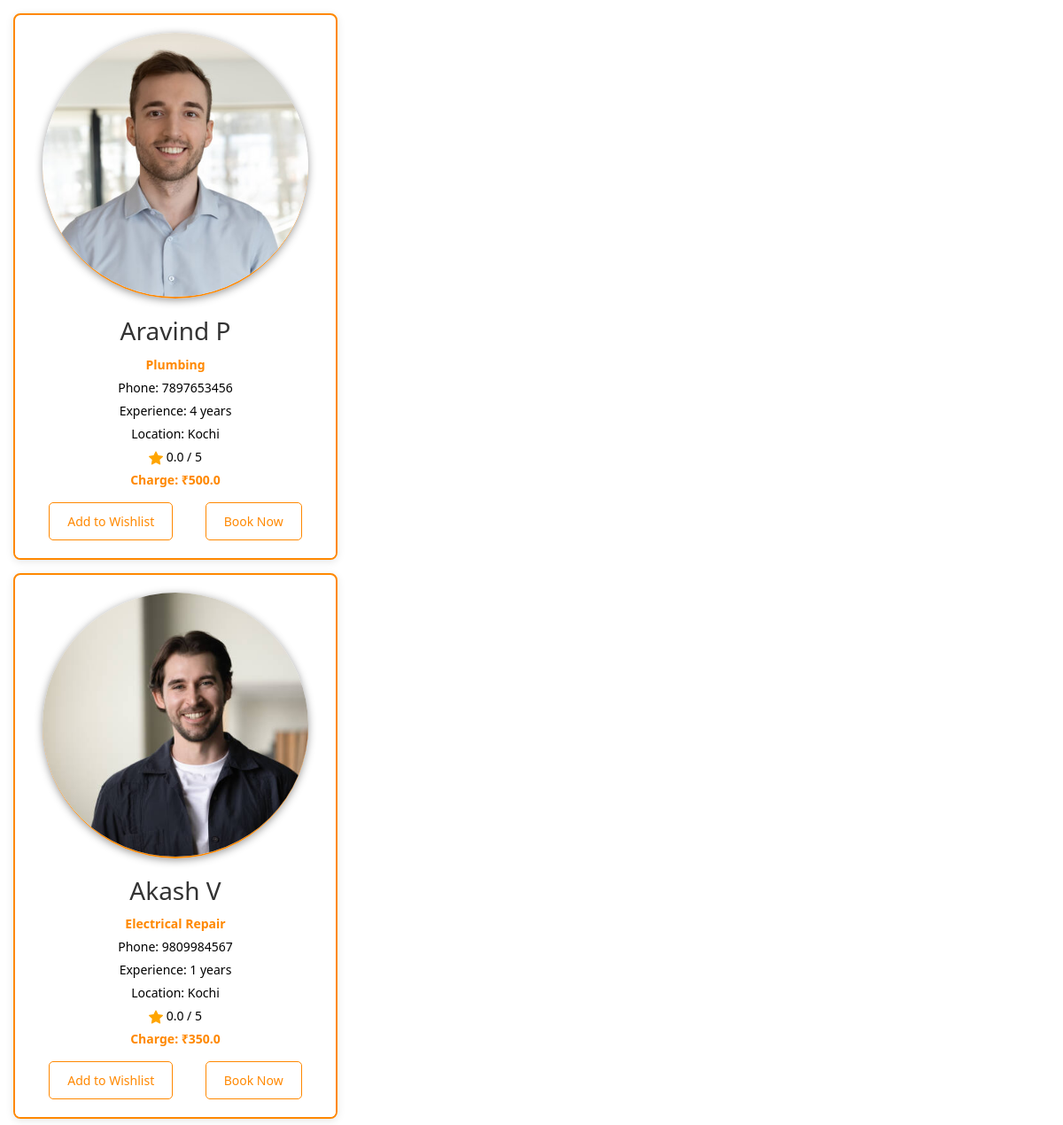
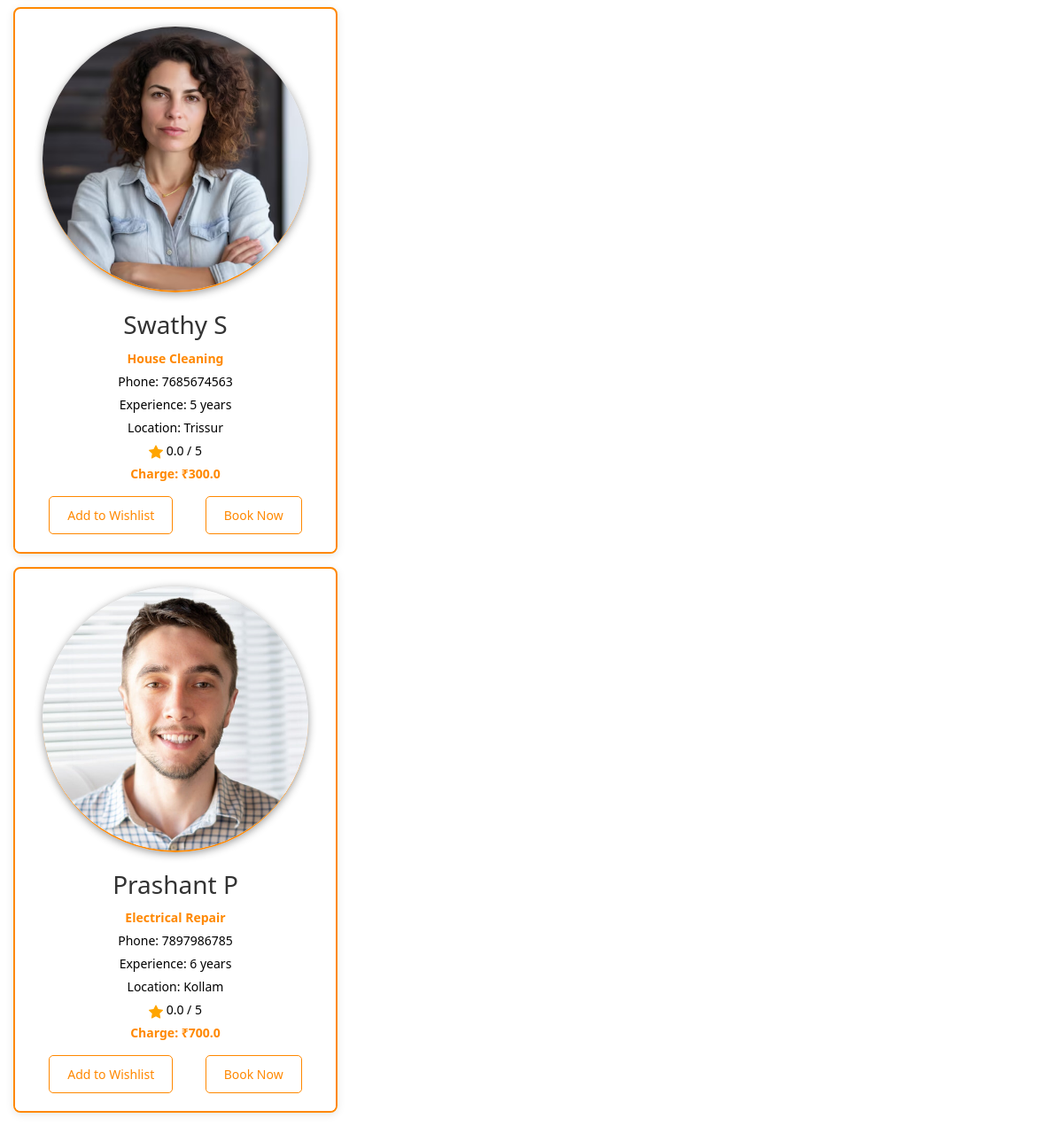
/filter_by_location/, run on the app's committed database (2 pictures, top to bottom).
### app/models.py (models this page shows, shortened)
class ServiceProvider(models.Model):
    category = models.ForeignKey(Category, on_delete=models.CASCADE)
    profile = models.FileField()
    name = models.TextField()
    phone = models.IntegerField(unique=True)
    experience = models.IntegerField()
    availability = models.BooleanField(default=True)
    rating = models.FloatField(default=0.0)
    location = models.TextField()
    des = models.TextField()
    charge = models.FloatField()
    working_hours = models.TextField()

class Category(models.Model):
    category = models.TextField()
    img = models.FileField()

### app/views.py (the view)
# urls.py: path('filter_by_location/', views.filter_by_location, name='filter_by_location'),
def filter_by_location(request):
    location = request.GET.get('location', None)
    providers = ServiceProvider.objects.filter(location__iexact=location) if location else ServiceProvider.objects.all()
    locations = ServiceProvider.objects.values_list('location', flat=True).distinct()
    locations = sorted(set(loc.capitalize() for loc in locations if loc))
    return render(request, 'partials/provider_list.html', {
        'providers': providers,
        'locations': locations,
    })

### templates/partials/provider_list.html (shortened to what this page needs)
<!DOCTYPE html>
<html lang="en">
<head>
    {% load static %}
    <link rel="stylesheet" href="{% static 'css/home_style.css' %}">
    <link href="https://cdn.jsdelivr.net/npm/bootstrap@5.3.3/dist/css/bootstrap.min.css" rel="stylesheet">
</head>
<body>
    {% if providers %}
    {% for provider in providers %}
        <div class="provider-card">
            <a style="text-decoration:none; color:black;" href="view_details/{{provider.pk}}">
            <img src="{{ provider.profile.url }}" alt="{{ provider.name }}">
            <div class="provider-card-content">
                <h3>{{ provider.name }}</h3>
                <p class="category">{{ provider.category.category }}</p>
                <p>Phone: {{ provider.phone }}</p>
                <p>Experience: {{ provider.experience }} years</p>
                <p>Location: {{ provider.location }}</p>
                <p> {{ provider.rating }} / 5</p>
                <p class="charge">Charge: ₹{{ provider.charge }}</p>
                <div class="btn-container">
                    <a href="addWishlist/{{provider.id}}" class="btn">Add to Wishlist</a>
                    <a href="book-now/{{provider.id}}" class="btn">Book Now</a>
                </div>
            </div>
        </a>
        </div>
    {% endfor %}
{% else %}
    <p style="text-align: center; width: 100%; font-size: 18px;">No providers available in this location.</p>
{% endif %}
</body>
</html>

### static/css/home_style.css (style rules this page uses)
body { font-family: 'Arial', sans-serif; background-color: #f5f5f5; color: #333; margin: 0; padding: 0; }
.provider-card { background-color: #fff; box-shadow: 0 2px 10px rgba(0, 0, 0, 0.1); border-radius: 8px; overflow: hidden; margin: 15px; width: calc(33% - 30px); transition: transform 0.3s ease; text-align: center; border: 2px solid #ff8800; }
.provider-card img { width: 300px ; height: 300px; border-radius: 50% !important; object-fit: cover; border-bottom: 2px solid #ff8800; margin-top: 20px; box-shadow: 0 2px 10px rgba(0, 0, 0, 0.404); }
.provider-card-content { padding: 20px; background-color: #fff; color: #333; }
.provider-card-content h3 { color: #333; margin: 0 0 10px; }
.provider-card-content p { margin: 5px 0; font-size: 14px; }
.provider-card-content .category { font-weight: bold; color: #ff8800; }
.provider-card-content .charge { font-weight: bold; color: #ff8800; }
.provider-card-content .btn-container { display: flex; justify-content: space-around; margin-top: 15px; }
.provider-card-content .btn { padding: 10px 20px; margin: auto; border-radius: 5px; font-size: 14px; text-decoration: none; color:#ff8800; background-color: white; border-color:#ff8800; transition: background-color 0.3s ease; }

### data on the page
ServiceProvider: profile (picture), name "Aravind P", category.category "Plumbing", phone "7897653456", experience "4", location "Kochi", rating "0.0", charge "500.0"
ServiceProvider: profile (picture), name "Akash V", category.category "Electrical Repair", phone "9809984567", experience "1", location "Kochi", rating "0.0", charge "350.0"
ServiceProvider: profile (picture), name "Swathy S", category.category "House Cleaning", phone "7685674563", experience "5", location "Trissur", rating "0.0", charge "300.0"
ServiceProvider: profile (picture), name "Prashant P", category.category "Electrical Repair", phone "7897986785", experience "6", location "Kollam", rating "0.0", charge "700.0"
